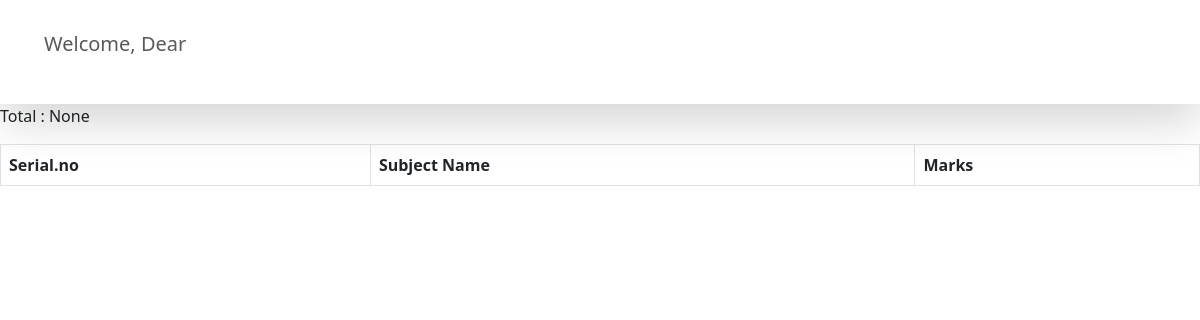
Page /see_marks/STU-O947 on the earlier database version.
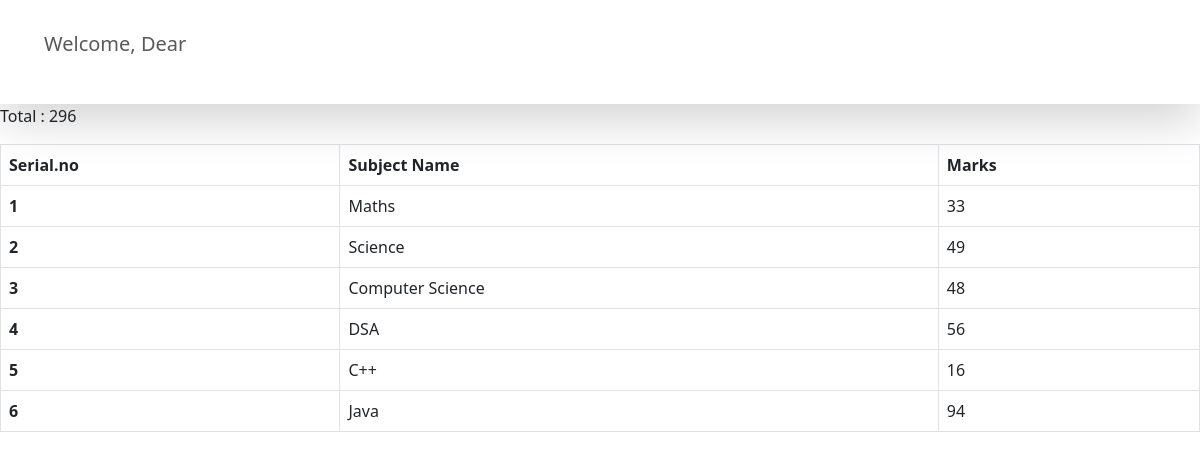
Same page on the later database version.
### home/models.py (models this page shows, shortened)
class SubjectMarks(models.Model):
    student = models.ForeignKey(Student,related_name='studentmarks',on_delete=models.CASCADE)
    subject = models.ForeignKey(Subject, on_delete=models.CASCADE)
    marks = models.IntegerField()
    class Meta:
        unique_together = ['student','subject']

class Subject(models.Model):
    subject_name = models.CharField(max_length=100)

### home/views.py (the view)
# urls.py: path('see_marks/<student_id>',see_marks,name='see_marks'),
def see_marks(request,student_id):
    queryset = SubjectMarks.objects.filter(student__student_id__student_id = student_id)
    total_marks = queryset.aggregate(total_marks = Sum('marks'))
    ranks =  Student.objects.annotate(marks = Sum('studentmarks__marks')).order_by('-marks','-student_age')
    print(ranks)
    return render(request,'inside/see_marks.html',{'queryset' : queryset,'total_marks':total_marks})

### home/models.py (called while the page is built)
    def __str__(self) -> str:
        return self.student_name

### templates/inside/see_marks.html
{% extends '../base.html'  %}
{% block start %}
<table class=" p-5 table table-bordered">
  <p>Total : {{total_marks.total_marks}}</p>
    <thead>
      <tr>
        <th scope="col">Serial.no</th>
        <th scope="col">Subject Name</th>
        <th scope="col">Marks</th>
      </tr>
    </thead>
    <tbody>
      {% for marks in queryset %}
      <tr>
        <th scope="row">{{forloop.counter}}  </th>
        <td>{{marks.subject.subject_name}}</td>
        <td>{{marks.marks}}</td>
      </tr>
      {% endfor %}
    </tbody>
  </table>
{% endblock %}

### templates/base.html (shortened to what this page needs)
{% load static %}
<!DOCTYPE html>
<html>
    <head>
        <link href="https://cdn.jsdelivr.net/npm/bootstrap@5.3.0/dist/css/bootstrap.min.css" rel="stylesheet">
        <link rel="stylesheet" type="text/css" href="{% static 'css/css/index.css' %}">
    </head>
    <body>
          <nav class="navbar p-3 bg-outline-danger shadow-lg">
              <div class="container-fluid">
                <a class="navbar-brand"><p class="navbar-text ms-3">Welcome, Dear {{ request.user.username }}{{request.user.user_type}}</p></a>
              </div>
            </nav>
        {% block start %}
        {% endblock %}
    </body>
</html>

### css/css/index.css (style rules this page uses)
body { margin: 0; }

Differences in the rows shown:
added SubjectMarks: subject.subject_name "Maths", marks "33"
added SubjectMarks: subject.subject_name "Science", marks "49"
added SubjectMarks: subject.subject_name "Computer Science", marks "48"
added SubjectMarks: subject.subject_name "DSA", marks "56"
added SubjectMarks: subject.subject_name "C++", marks "16"
added SubjectMarks: subject.subject_name "Java", marks "94"
Other differences:
{{ total_marks.total_marks }}: "None" → "296"
